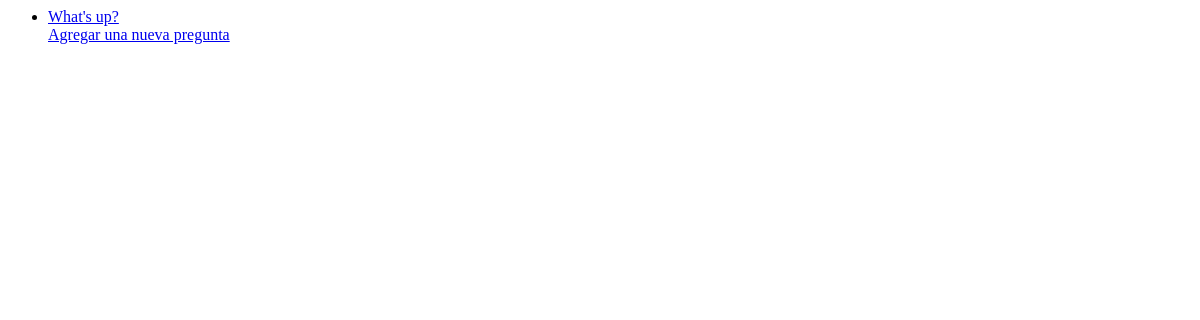
/polls/, run on an earlier commit of the app's database.
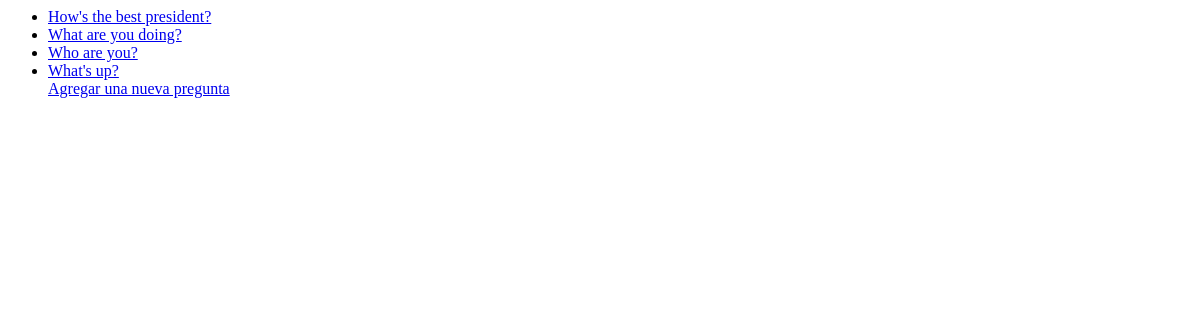
And on a later commit of the database.
### polls/models.py (models this page shows, shortened)
class Question(models.Model):
    question_text=models.CharField(max_length=200)
    pub_date = models.DateTimeField("date published")
    time = models.TimeField("time published")

### polls/views.py (the view)
# urls.py: path("", views.IndexView.as_view(), name="index"),
class IndexView(generic.ListView):
    template_name = "polls/index.html"
    context_object_name="latest_question_list"
    def get_queryset(self):
        return Question.objects.filter(pub_date__lte=timezone.now()).order_by("-pub_date")[:5]

### polls/templates/polls/index.html
{% if latest_question_list %}
<ul>
    {% for question in latest_question_list %}
    <li><a href="{% url 'polls:detail' question.id %}">{{question.question_text}}</a></li>
    {% endfor %}
    <a href="{% url 'polls:question'%}">Agregar una nueva pregunta</a>
</ul>
{% else %}
    <p>No polls are available.</p>
{% endif %}

What changed in the data, as far as the page shows it:
added Question: question_text "How's the best president?"
added Question: question_text "What are you doing?"
added Question: question_text "Who are you?"
